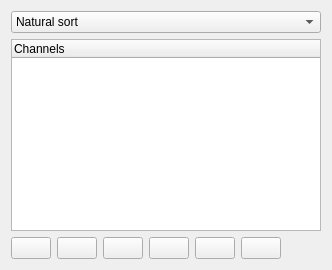
     <widget class="QWidget" name="channels_tab">
      <attribute name="icon">
       <iconset resource="resource.qrc">
        <normaloff>:/graph.png</normaloff>:/graph.png</iconset>
      </attribute>
      <attribute name="title">
       <string>Channels</string>
      </attribute>
      <layout class="QVBoxLayout" name="verticalLayout_5">
       <item>
        <widget class="QSplitter" name="splitter">
         <property name="orientation">
          <enum>Qt::Horizontal</enum>
         </property>
         <widget class="QWidget" name="verticalLayoutWidget">
          <layout class="QVBoxLayout" name="verticalLayout_4">
           <item>
            <widget class="QComboBox" name="channel_view">
             <item>
              <property name="text">
               <string>Natural sort</string>
              </property>
             </item>
             <item>
              <property name="text">
               <string>Internal file structure</string>
              </property>
             </item>
             <item>
              <property name="text">
               <string>Selected channels only</string>
              </property>
             </item>
            </widget>
           </item>
           <item>
            <widget class="TreeWidget" name="channels_tree">
             <property name="toolTip">
              <string>Double click channel to see extended information</string>
             </property>
             <column>
              <property name="text">
               <string>Channels</string>
              </property>
             </column>
            </widget>
           </item>
           <item>
            <layout class="QHBoxLayout" name="horizontalLayout_2">
             <item>
              <widget class="QPushButton" name="load_channel_list_btn">
               <property name="toolTip">
                <string>Load channel selection list</string>
               </property>
               <property name="text">
                <string/>
               </property>
               <property name="icon">
                <iconset resource="resource.qrc">
                 <normaloff>:/open.png</normaloff>:/open.png</iconset>
               </property>
              </widget>
             </item>
             <item>
              <widget class="QPushButton" name="save_channel_list_btn">
               <property name="toolTip">
                <string>Save channel selection list</string>
               </property>
               <property name="text">
                <string/>
               </property>
               <property name="icon">
                <iconset resource="resource.qrc">
                 <normaloff>:/save.png</normaloff>:/save.png</iconset>
               </property>
              </widget>
             </item>
             <item>
              <widget class="QPushButton" name="select_all_btn">
               <property name="toolTip">
                <string>Select all the channels</string>
               </property>
               <property name="text">
                <string/>
               </property>
               <property name="icon">
                <iconset resource="resource.qrc">
                 <normaloff>:/checkmark.png</normaloff>:/checkmark.png</iconset>
               </property>
              </widget>
             </item>
             <item>
              <widget class="QPushButton" name="clear_channels_btn">
               <property name="toolTip">
                <string>Clear all selected channels</string>
               </property>
               <property name="text">
                <string/>
               </property>
               <property name="icon">
                <iconset resource="resource.qrc">
                 <normaloff>:/erase.png</normaloff>:/erase.png</iconset>
               </property>
              </widget>
             </item>
             <item>
              <widget class="QPushButton" name="advanced_search_btn">
               <property name="toolTip">
                <string>Search and select channels</string>
               </property>
               <property name="text">
                <string/>
               </property>
               <property name="icon">
                <iconset resource="resource.qrc">
                 <normaloff>:/search.png</normaloff>:/search.png</iconset>
               </property>
              </widget>
             </item>
             <item>
              <widget class="QPushButton" name="create_window_btn">
               <property name="toolTip">
                <string>Create window</string>
               </property>
               <property name="text">
                <string/>
               </property>
               <property name="icon">
                <iconset resource="resource.qrc">
                 <normaloff>:/graph.png</normaloff>:/graph.png</iconset>
               </property>
              </widget>
             </item>
             <item>
              <spacer name="horizontalSpacer">
               <property name="orientation">
                <enum>Qt::Horizontal</enum>
               </property>
               <property name="sizeHint" stdset="0">
                <size>
                 <width>40</width>
                 <height>20</height>
                </size>
               </property>
              </spacer>
             </item>
            </layout>
           </item>
          </layout>
         </widget>
        </widget>
       </item>
      </layout>
     </widget>
